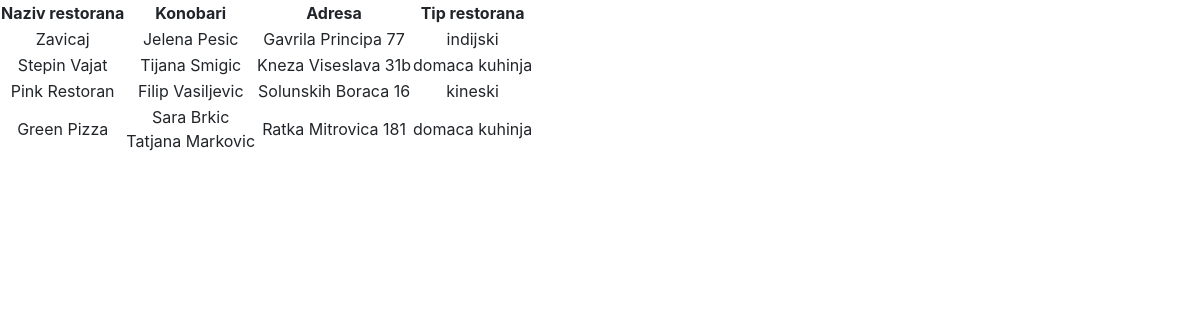
Screenshot of /neregistrovani_korisnik.php with the database file from the repository.
### tables this page shows
CREATE TABLE IF NOT EXISTS `restorani` (
  `id` int NOT NULL AUTO_INCREMENT,
  `naziv` varchar(50) NOT NULL,
  `adresa` varchar(50) NOT NULL,
  `tip` enum('kineski','indijski','japanski','domaca kuhinja') NOT NULL,
  `prosecna_ocena` float NOT NULL,
  `mapa` varchar(500) NOT NULL,
  `telefon` varchar(50) NOT NULL,
  `pocetak_radnog_vremena` time NOT NULL,
  `kraj_radnog_vremena` time NOT NULL,
  `opis` varchar(500) NOT NULL,
  `kontakt_osoba` varchar(50) NOT NULL,
  `broj_stolova` int NOT NULL,
  `broj_ocena` int NOT NULL,
  PRIMARY KEY (`id`)
);

CREATE TABLE IF NOT EXISTS `konobari` (
  `kor_ime` varchar(50) NOT NULL,
  `id_restorana` int NOT NULL,
  `aktivnost` enum('aktivan','blokiran') NOT NULL,
  `ime` varchar(50) NOT NULL,
  `prezime` varchar(50) NOT NULL,
  `id` int NOT NULL AUTO_INCREMENT,
  PRIMARY KEY (`id`)
);

### neregistrovani_korisnik.php (the view, shortened to what this page needs)
<!DOCTYPE html>
<html>
    <head>
        <link rel="stylesheet" type="text/css" href="bootstrap.min.css">
        <link rel="stylesheet" type="text/css" href="izgled_stranice.css">
    </head>
    <body>
        <?php
        require 'dbConn.php';
        $sort_naziv = $_GET['sort_naziv'];
        $sort_adresa = $_GET['sort_adresa'];
        $sort_tip = $_GET['sort_tip'];
        $pretaga_naziv = $_GET['pretaga_naziv'];
        $pretaga_adresa = $_GET['pretaga_adresa'];
        $pretaga_tip = $_GET['pretaga_tip'];
        if($sort_naziv == 'neopadajuce'){
            $sort_naziv = 'asc';
        }
        else{
            $sort_naziv = 'desc';
        }
        if($sort_adresa == 'neopadajuce'){
            $sort_adresa = 'asc';
        }
        else{
            $sort_adresa = 'desc';
        }
        if($sort_tip == 'neopadajuce'){
            $sort_tip = 'asc';
        }
        else{
            $sort_tip = 'desc';
        }
        $result = mysqli_query($conn, "select * from restorani where naziv like '%$pretaga_naziv%' and adresa like '%$pretaga_adresa%' and tip like '%$pretaga_tip%' order by naziv ".$sort_naziv.", adresa ".$sort_adresa.", tip ".$sort_tip."");
        ?>
        <table>
            <tr colspan = "2">
                <th>Naziv restorana</th>
                <th>Konobari</th>
                <th>Adresa</th>
                <th>Tip restorana</th>
            </tr>
            <?php
            if(mysqli_num_rows($result)>0){
                while($row = mysqli_fetch_assoc($result)){
                  ?>
            <tr colspan = "2">
                <td><?php echo $row['naziv'] ?></td>
                <td><?php
                $id_restorana = $row['id'];
                $result1 = mysqli_query($conn, "select * from konobari where id_restorana='$id_restorana' and aktivnost='aktivan'");
                if(mysqli_num_rows($result1)>0){
                    while($row1 = mysqli_fetch_assoc($result1)){
                        echo $row1['ime'].' '.$row1['prezime'].'<br>';
                    }
                }
                ?></td>
                <td><?php echo $row['adresa'] ?></td>
                <td><?php echo $row['tip'] ?></td>
            </tr>
            <?php
                }
            }
            ?>
        </table>
    </body>
</html>

### izgled_stranice.css (style rules this page uses)
th { text-align: center; }
td { text-align: center; }

### rows the page displays
restorani: naziv "Zavicaj", adresa "Gavrila Principa 77", tip "indijski"
konobari: ime "Jelena", prezime "Pesic"
restorani: naziv "Stepin Vajat", adresa "Kneza Viseslava 31b", tip "domaca kuhinja"
konobari: ime "Tijana", prezime "Smigic"
restorani: naziv "Pink Restoran", adresa "Solunskih Boraca 16", tip "kineski"
konobari: ime "Filip", prezime "Vasiljevic"
restorani: naziv "Green Pizza", adresa "Ratka Mitrovica 181", tip "domaca kuhinja"
konobari: ime "Sara", prezime "Brkic"
konobari: ime "Tatjana", prezime "Markovic"
